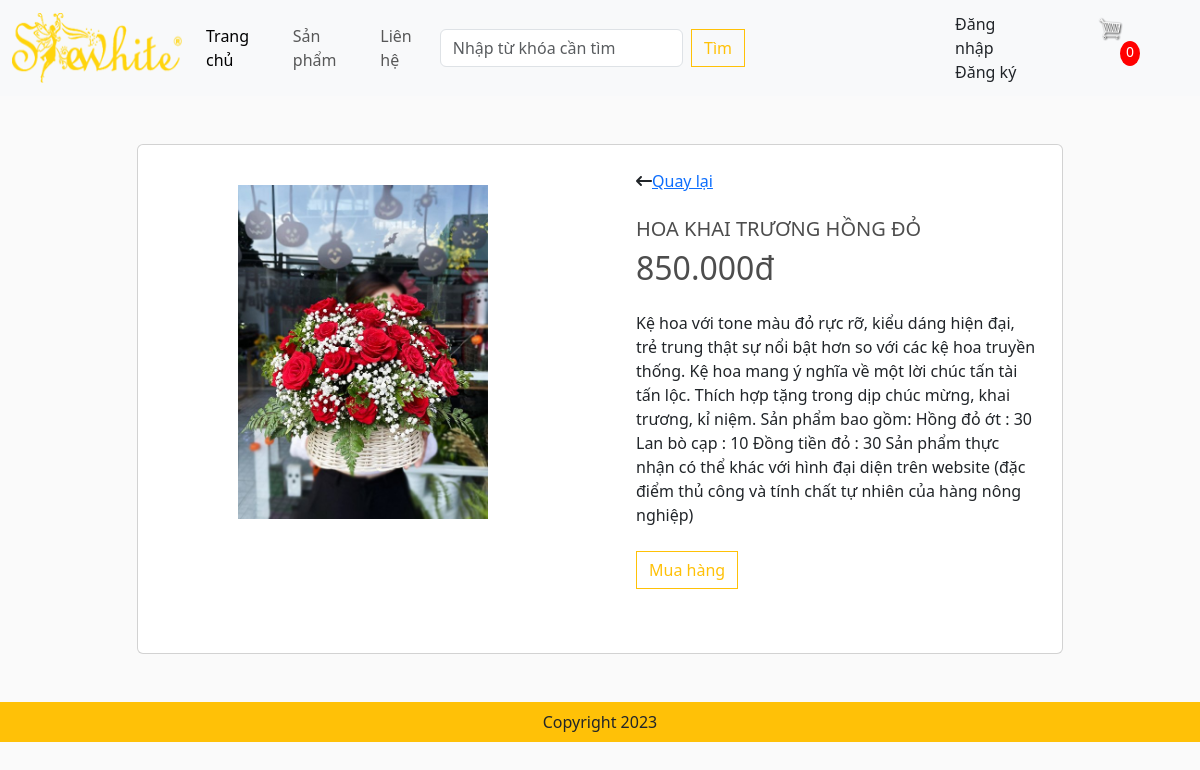
/detail/?id=1, run on the app's committed database.
### app/models.py (models this page shows, shortened)
class Product(models.Model):
    name = models.CharField(max_length=200,null=True)
    price = models.FloatField()
    image = models.ImageField(null=True,blank=True)
    digital = models.BooleanField(default=False,null=True,blank=False)
    detail = models.TextField(null=True,blank=True)
    @property
    def ImageURL(self):
        try:
            url = self.image.url
        except:
            url = ''
        return url

### app/views.py (the view)
# urls.py: path('detail/', views.detail, name="detail"),
def detail(request):
    if request.user.is_authenticated:
        customer = request.user
        order, created = Order.objects.get_or_create(customer = customer, complete = False)
        items = order.orderitems_set.all()
        cartItems = order.get_cart_items
        user_not_login = "hidden"
        user_login = "show"
    else:
        items = [],
        order = {'get_cart_items':0, 'get_cart_total':0}
        cartItems = order['get_cart_items']
        user_not_login = "show"
        user_login = "hidden"
    id = request.GET.get('id','')
    products = Product.objects.filter(id=id)
    context = {'items':items, 'order':order,'cartItems':cartItems,'user_not_login':user_not_login,
               'user_login':user_login,'products':products}
    return render(request,'app/detail.html', context)

### app/templates/app/detail.html (shortened to what this page needs)
<!DOCTYPE html>
{% extends 'app/base.html' %}
{% load static %}
{% block register %}
{% for product in products %}
   <div class="container mt-5 mb-5">
    <div class="row d-flex justify-content-center">
        <div class="col-md-10">
            <div class="card">
                <div class="row">
                    <div class="col-md-6">
                        <div class="images p-3">
                            <div class="text-center p-4"> <img id="main-image" src="{{product.ImageURL}}" width="250" /> </div>
                        </div>
                    </div>
                    <div class="col-md-6">
                        <div class="product p-4">
                            <div class="d-flex justify-content-between align-items-center">
                                <div class="d-flex align-items-center"> <i class="fa fa-long-arrow-left"></i>
                                <span class="ml-1"><a href="{%url 'home' %}">Quay lại</a></span> </div>
                            </div>
                            <div class="mt-4 mb-3">
                                <h5 class="text-uppercase">{{product.name}}</h5>
                                <div class="price d-flex flex-row align-items-center" style="float:none">
                                    <div class="ml-2"><h2>{{product.price | floatformat:3}}đ</h2>  </div>
                                </div>
                            </div>
                            <p class="about">{{product.detail}}</p>
                            <div class="cart mt-4 align-items-center">
                                <button data-product={{product.id}} data-action='add' class="btn btn-outline-warning add-btn update-cart">Mua hàng</button>
                            </div>
                        </div>
                    </div>
                </div>
            </div>
        </div>
    </div>
</div>
{% endfor %}
{% endblock register %}

### app/static/app/css/main.css (style rules this page uses)
body { background-color: hsl(0, 0%, 98%); }
h1,h2,h3,h4,h5,h6 { color:hsl(0, 0%, 30%); }
.product { border-radius: 0 0 4px 4px; margin-bottom:40px }
.price { display:inline-block; float:right; font-weight:bold; }
.btn { border-radius: 0; }

### data on the page
Product: ImageURL (picture), name "HOA KHAI TRƯƠNG HỒNG ĐỎ", price "850.000", detail "Kệ hoa với tone màu đỏ rực rỡ, kiểu dáng hiện đại, trẻ trung thật sự nổi bật hơn so với các kệ hoa truyền thống. Kệ hoa mang ý nghĩa về một lời chúc tấn tài tấn lộc. Thích hợp tặng trong dịp chúc mừng, khai trương, kỉ niệm. Sản phẩm bao gồm: Hồng đỏ ớt : 30 Lan bò cạp : 10 Đồng tiền đỏ : 30 Sản phẩm thực nhận có thể khác với hình đại diện trên website (đặc điểm thủ công và tính chất tự nhiên của hàng nông nghiệp)"

### other printed values
{{ cartItems }} "0"
